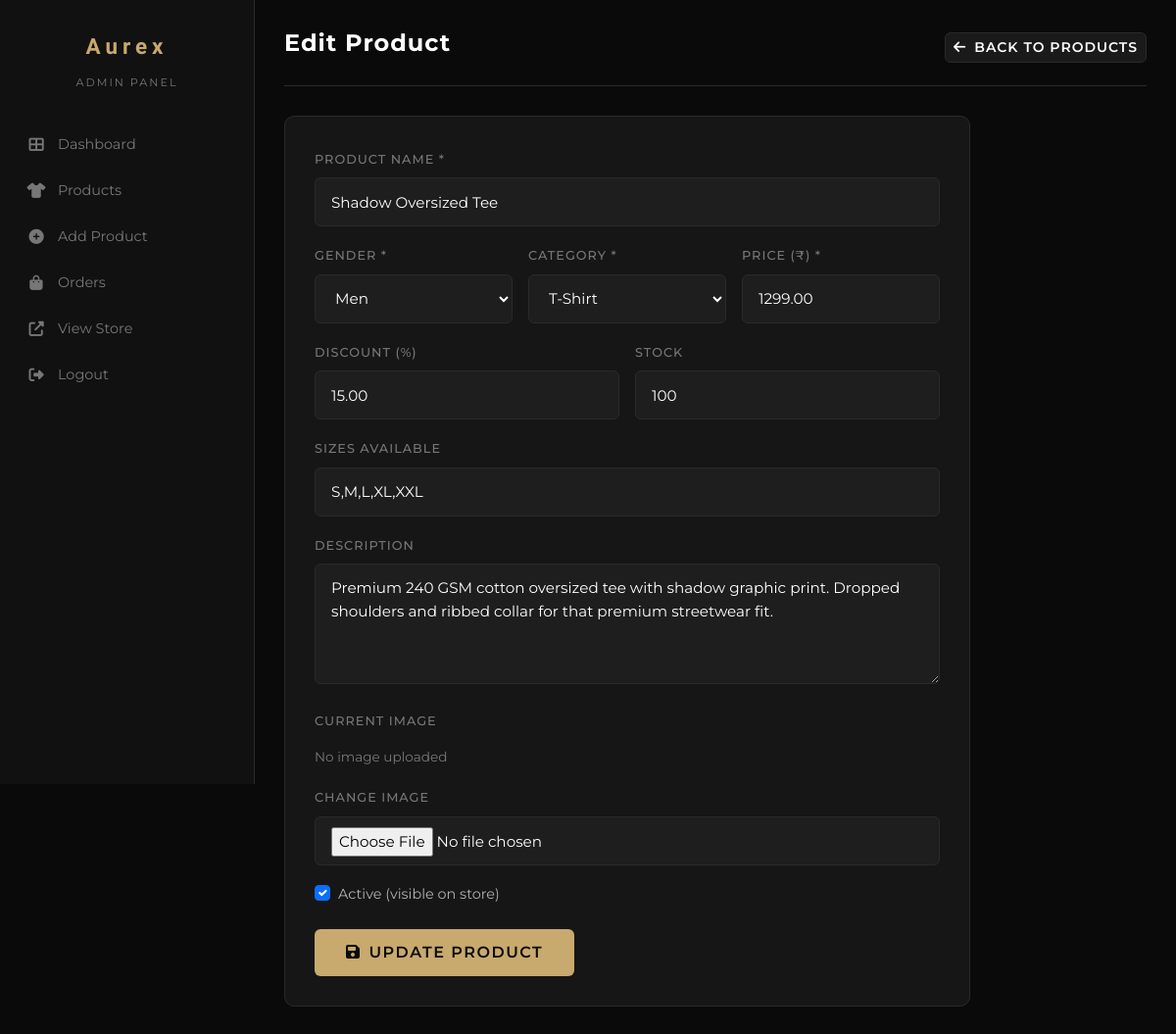
Screenshot of /admin/edit-product.php?id=1 (signed in) with the database file from the repository.
### tables this page shows
CREATE TABLE IF NOT EXISTS products (
    id INT AUTO_INCREMENT PRIMARY KEY,
    name VARCHAR(200) NOT NULL,
    gender ENUM('Men', 'Women') NOT NULL DEFAULT 'Men',
    category ENUM('T-Shirt', 'Sweatshirt', 'Hoodie') NOT NULL,
    price DECIMAL(10,2) NOT NULL,
    discount DECIMAL(5,2) DEFAULT 0,
    description TEXT,
    image VARCHAR(255),
    sizes_available VARCHAR(100) DEFAULT 'S,M,L,XL,XXL',
    stock INT DEFAULT 100,
    is_active TINYINT(1) DEFAULT 1,
    created_at TIMESTAMP DEFAULT CURRENT_TIMESTAMP,
    updated_at TIMESTAMP DEFAULT CURRENT_TIMESTAMP ON UPDATE CURRENT_TIMESTAMP
);

### admin/edit-product.php (the view, shortened to what this page needs)
<?php
require_once 'admin-auth.php';
$id = (int)($_GET['id'] ?? 0);
$stmt = $pdo->prepare("SELECT * FROM products WHERE id = :id");
$stmt->execute([':id' => $id]);
$product = $stmt->fetch();
?>
<!DOCTYPE html>
<html lang="en">
<head>
    <link href="https://cdn.jsdelivr.net/npm/bootstrap@5.3.2/dist/css/bootstrap.min.css" rel="stylesheet">
    <link rel="stylesheet" href="https://cdnjs.cloudflare.com/ajax/libs/font-awesome/6.5.1/css/all.min.css">
    <link rel="stylesheet" href="../assets/css/style.css">
</head>
<body>
<?php include 'sidebar.php'; ?>
<div class="admin-content">
    <div class="admin-header">
        <div>
            <h1>Edit Product</h1>
        </div>
        <a href="products.php" class="btn btn-dark-custom btn-sm"><i class="fas fa-arrow-left me-2"></i>Back to Products</a>
    </div>
    <div style="background: var(--bg-card); border: 1px solid var(--border-color); border-radius: var(--radius-md); padding: 30px; max-width: 700px;">
        <form method="POST" enctype="multipart/form-data">
            <div class="mb-3">
                <label class="form-label" style="font-size: 0.8rem; font-weight: 500; letter-spacing: 1px; text-transform: uppercase; color: var(--text-muted);">Product Name *</label>
                <input type="text" name="name" class="form-input" value="<?php echo htmlspecialchars($product['name']); ?>" required>
            </div>
            <div class="row g-3 mb-3">
                <div class="col-md-4">
                    <label class="form-label" style="font-size: 0.8rem; font-weight: 500; letter-spacing: 1px; text-transform: uppercase; color: var(--text-muted);">Gender *</label>
                    <select name="gender" class="form-input" required>
                        <option value="Men" <?php echo (isset($product['gender']) && $product['gender'] === 'Men') ? 'selected' : ''; ?>>Men</option>
                    </select>
                </div>
                <div class="col-md-4">
                    <label class="form-label" style="font-size: 0.8rem; font-weight: 500; letter-spacing: 1px; text-transform: uppercase; color: var(--text-muted);">Category *</label>
                    <select name="category" class="form-input" required>
                        <option value="T-Shirt" <?php echo $product['category'] === 'T-Shirt' ? 'selected' : ''; ?>>T-Shirt</option>
                    </select>
                </div>
                <div class="col-md-4">
                    <label class="form-label" style="font-size: 0.8rem; font-weight: 500; letter-spacing: 1px; text-transform: uppercase; color: var(--text-muted);">Price (₹) *</label>
                    <input type="number" name="price" class="form-input" value="<?php echo $product['price']; ?>" step="0.01" min="0" required>
                </div>
            </div>
            <div class="row g-3 mb-3">
                <div class="col-md-6">
                    <label class="form-label" style="font-size: 0.8rem; font-weight: 500; letter-spacing: 1px; text-transform: uppercase; color: var(--text-muted);">Discount (%)</label>
                    <input type="number" name="discount" class="form-input" value="<?php echo $product['discount']; ?>" min="0" max="100">
                </div>
                <div class="col-md-6">
                    <label class="form-label" style="font-size: 0.8rem; font-weight: 500; letter-spacing: 1px; text-transform: uppercase; color: var(--text-muted);">Stock</label>
                    <input type="number" name="stock" class="form-input" value="<?php echo $product['stock']; ?>" min="0">
                </div>
            </div>
            <div class="mb-3">
                <label class="form-label" style="font-size: 0.8rem; font-weight: 500; letter-spacing: 1px; text-transform: uppercase; color: var(--text-muted);">Sizes Available</label>
                <input type="text" name="sizes_available" class="form-input" value="<?php echo htmlspecialchars($product['sizes_available']); ?>">
            </div>
            <div class="mb-3">
                <label class="form-label" style="font-size: 0.8rem; font-weight: 500; letter-spacing: 1px; text-transform: uppercase; color: var(--text-muted);">Description</label>
                <textarea name="description" class="form-input" rows="4" style="height: auto; padding: 12px 16px;"><?php echo htmlspecialchars($product['description']); ?></textarea>
            </div>
            <div class="mb-3">
                <label class="form-label" style="font-size: 0.8rem; font-weight: 500; letter-spacing: 1px; text-transform: uppercase; color: var(--text-muted);">Current Image</label>
                <?php if (!empty($product['image']) && file_exists('../' . $product['image'])): ?>
                    <div style="margin-top: 8px;">
                        <img src="<?php echo '../' . $product['image']; ?>" style="max-height: 120px; border-radius: var(--radius-sm); border: 1px solid var(--border-color);">
                    </div>
                <?php else: ?>
                    <p style="color: var(--text-muted); font-size: 0.85rem; margin-top: 8px;">No image uploaded</p>
                <?php endif; ?>
            </div>
            <div class="mb-3">
                <label class="form-label" style="font-size: 0.8rem; font-weight: 500; letter-spacing: 1px; text-transform: uppercase; color: var(--text-muted);">Change Image</label>
                <input type="file" name="image" id="productImage" class="form-input" accept="image/*" style="padding: 10px 16px;">
            </div>
            <div class="mb-4">
                <div class="form-check">
                    <input class="form-check-input" type="checkbox" name="is_active" id="isActive" <?php echo $product['is_active'] ? 'checked' : ''; ?> style="accent-color: var(--accent);">
                    <label class="form-check-label" for="isActive" style="color: var(--text-secondary); font-size: 0.9rem;">Active (visible on store)</label>
                </div>
            </div>
            <button type="submit" class="btn btn-glow"><i class="fas fa-save me-2"></i>Update Product</button>
        </form>
    </div>
</div>
</body>
</html>

### assets/css/style.css (style rules this page uses)
:root { --bg-primary: #0a0a0a; --bg-secondary: #111111; --bg-card: #161616; --bg-elevated: #1a1a1a; --bg-input: #1e1e1e; --border-color: #2a2a2a; --border-light: #333333; --text-primary: #ffffff; --text-secondary: #b0b0b0; --text-muted: #777777; --accent: #c8a96e; --accent-hover: #dbb978; --accent-dark: #a68b4b; --accent-glow: rgba(200, 169, 110, 0.3); --danger: #e74c3c; --success: #2ecc71; --warning: #f39c12; --shadow-sm: 0 2px 8px rgba(0, 0, 0, 0.3); --shadow-md: 0 4px 16px rgba(0, 0, 0, 0.4); --shadow-lg: 0 8px 32px rgba(0, 0, 0, 0.5); --shadow-glow: 0 0 20px rgba(200, 169, 110, 0.15); --radius-sm: 6px; --radius-md: 10px; --radius-lg: 16px; --radius-xl: 24px; --transition: all 0.3s cubic-bezier(0.4, 0, 0.2, 1); --transition-slow: all 0.5s cubic-bezier(0.4, 0, 0.2, 1); --font-logo: 'Incompleeta', sans-serif; --font-heading: 'Montserrat', sans-serif; --font-body: 'Montserrat', sans-serif; --font-button: 'Montserrat', sans-serif; }
*, *::before, *::after { margin: 0; padding: 0; box-sizing: border-box; }
html { scroll-behavior: smooth; scroll-padding-top: 80px; }
body { font-family: var(--font-body); font-weight: 400; background-color: var(--bg-primary); color: var(--text-primary); line-height: 1.6; overflow-x: hidden; -webkit-font-smoothing: antialiased; -moz-osx-font-smoothing: grayscale; }
h1, h2, h3, h4, h5, h6 { font-family: var(--font-heading); font-weight: 800; line-height: 1.2; }
a { text-decoration: none; color: var(--accent); transition: var(--transition); }
.btn-glow { background: var(--accent); color: var(--bg-primary); font-family: var(--font-button); font-weight: 600; letter-spacing: 1.5px; text-transform: uppercase; border: none; border-radius: var(--radius-sm); padding: 12px 32px; position: relative; overflow: hidden; transition: var(--transition); }
.btn-glow::before { content: ''; position: absolute; top: 50%; left: 50%; transform: translate(-50%, -50%); width: 0; height: 0; background: rgba(255, 255, 255, 0.15); border-radius: 50%; transition: var(--transition-slow); }
.btn-dark-custom { background: var(--bg-elevated); color: var(--text-primary); border: 1px solid var(--border-color); border-radius: var(--radius-sm); font-family: var(--font-button); font-weight: 600; letter-spacing: 1px; text-transform: uppercase; transition: var(--transition); }
.form-input { width: 100%; height: 50px; background: var(--bg-input); border: 1px solid var(--border-color); border-radius: var(--radius-sm); padding: 0 16px; color: var(--text-primary); font-family: var(--font-body); font-size: 0.95rem; transition: var(--transition); }
.form-input::placeholder { color: var(--text-muted); }
.admin-content { margin-left: 260px; padding: 30px; min-height: 100vh; background: var(--bg-primary); }
.admin-header { display: flex; justify-content: space-between; align-items: center; margin-bottom: 30px; padding-bottom: 20px; border-bottom: 1px solid var(--border-color); }
.admin-header h1 { font-size: 1.5rem; font-weight: 700; letter-spacing: 1px; }

### rows the page displays
products: name "Shadow Oversized Tee", gender "Men", category "T-Shirt", price "1299.00", discount "15.00", stock "100", sizes_available "S,M,L,XL,XXL", description "Premium 240 GSM cotton oversized tee with shadow graphic print. Dropped shoulders and ribbed collar for that premium streetwear fit.", is_active "☑"
